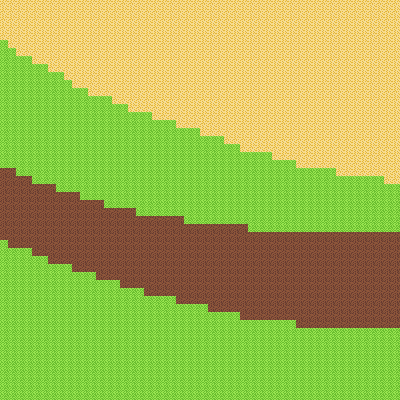

Tiled map render using the project's own tile images. Description and the map definition, with tile-layer contents summarised, below:
An orthogonal 50x50 tile map with 8x8 px tiles, 3 tile layers (ground, obstacles, buildings), 3 tilesets.

<map version="1.0" orientation="orthogonal" renderorder="right-up" width="50" height="50" tilewidth="8" tileheight="8" nextobjectid="1">
 <tileset firstgid="1" name="groundtiles" tilewidth="8" tileheight="8" tilecount="4" columns="2">
  <image source="../img/groundtiles.png" width="16" height="16" />
 </tileset>
 <tileset firstgid="5" name="obstacletiles" tilewidth="8" tileheight="8" tilecount="4" columns="2">
  <image source="../img/obstacletiles.png" width="16" height="16" />
 </tileset>
 <tileset firstgid="9" name="buildingtiles" tilewidth="8" tileheight="8" tilecount="4" columns="2">
  <image source="../img/buildingtiles.png" width="16" height="16" />
 </tileset>
 <layer name="ground" width="50" height="50">
  <data>[2500 cells, 2500 non-empty, 3 distinct tile ids]</data>
 </layer>
 <layer name="obstacles" width="50" height="50">
  <data>[2500 cells, 0 non-empty, 0 distinct tile ids]</data>
 </layer>
 <layer name="buildings" width="50" height="50">
  <data>[2500 cells, 0 non-empty, 0 distinct tile ids]</data>
 </layer>
</map>